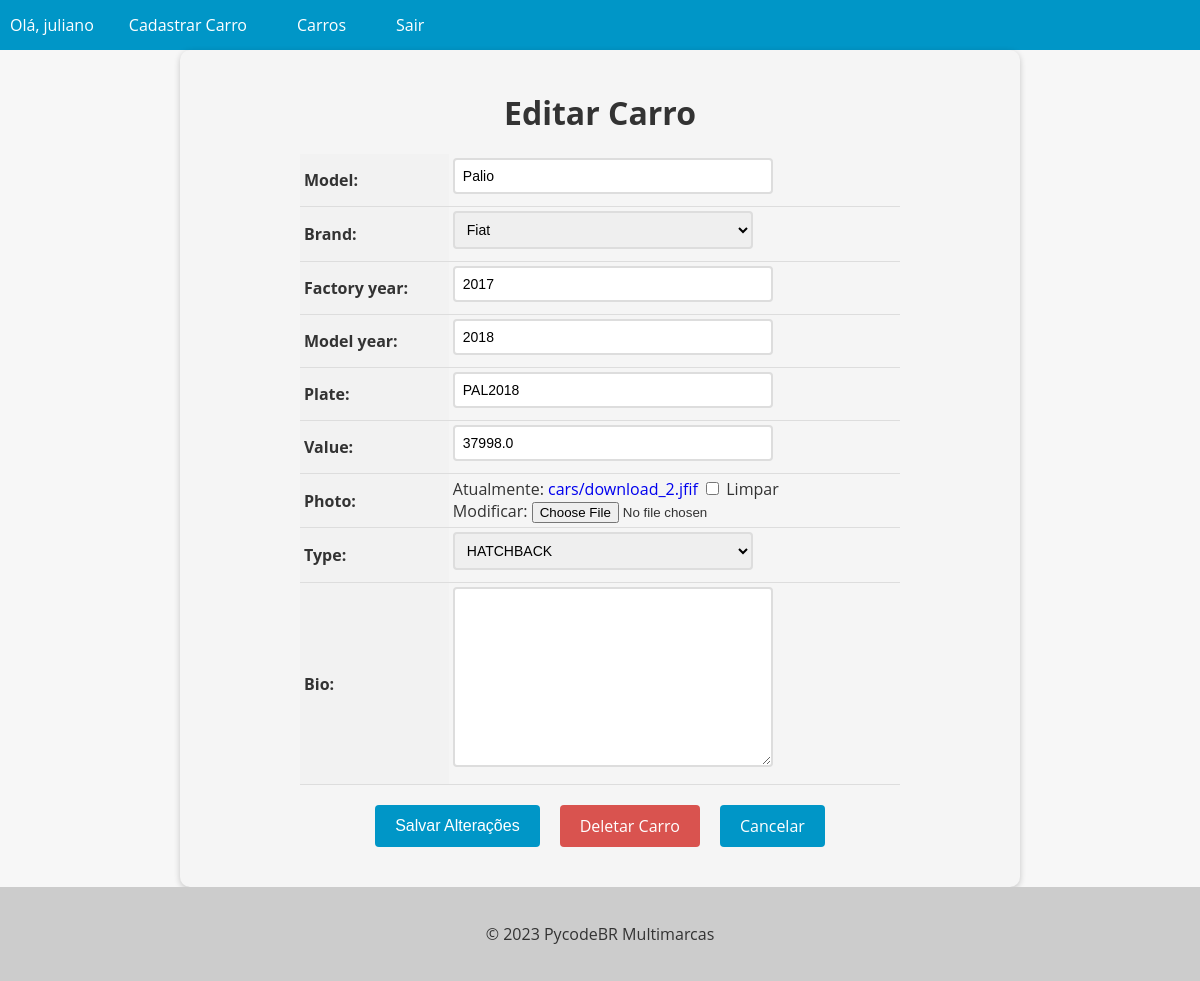
Page /car/6/update/ (signed in) on the earlier database version.
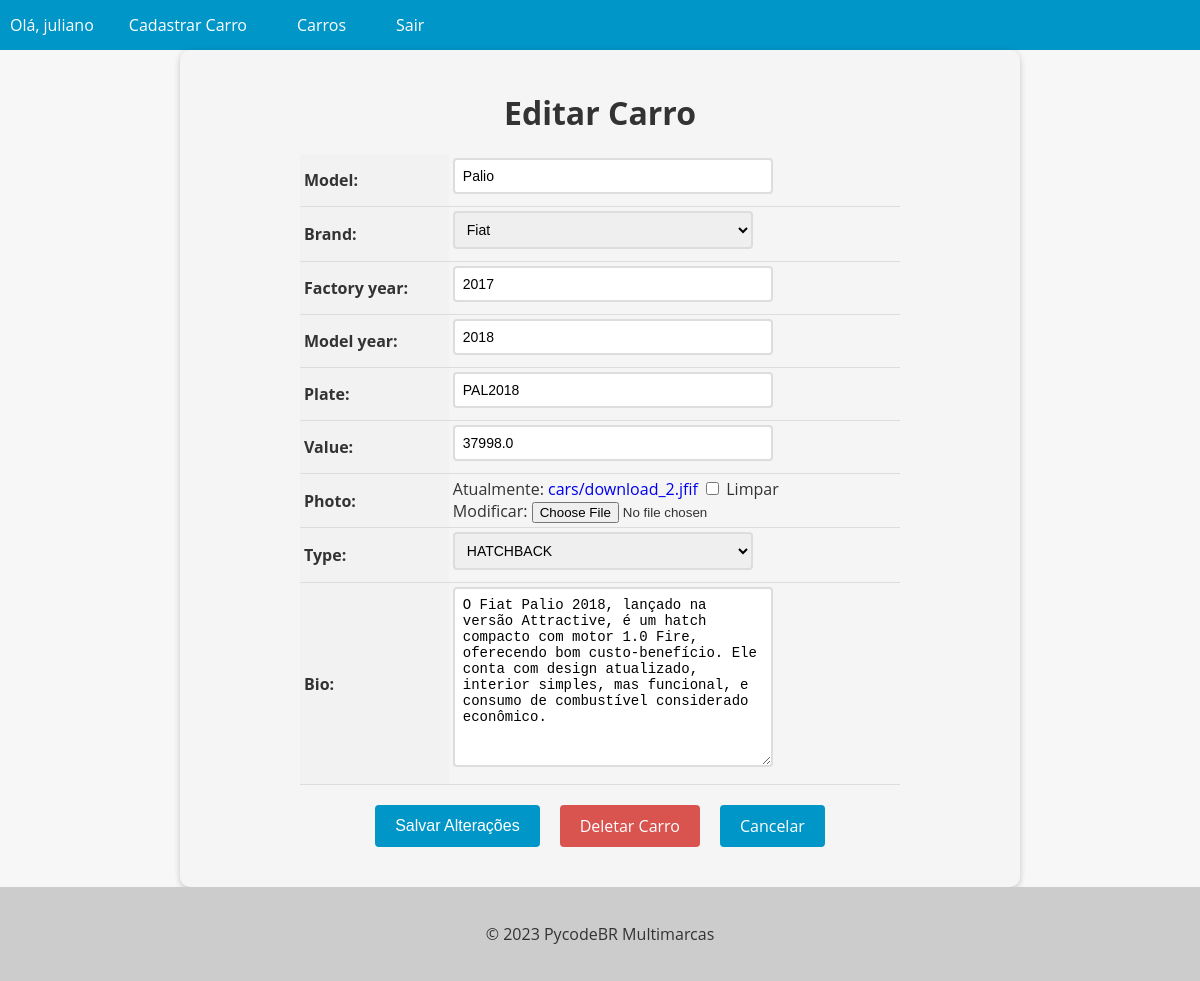
Same page on the later database version.
### cars/models.py (models this page shows, shortened)
class Car(models.Model):
    id = models.AutoField(primary_key=True)
    model = models.CharField(max_length=200)
    brand = models.ForeignKey(Brand, on_delete=models.PROTECT, related_name='brands')
    factory_year = models.IntegerField(blank=True, null=True)
    model_year = models.IntegerField(blank=True, null=True)
    plate = models.CharField(max_length=10, blank=True, null=True)
    value = models.FloatField(blank=True, null=True)
    photo = models.ImageField(upload_to='cars/', blank=True, null=True)
    type = models.ForeignKey(Type, on_delete=models.PROTECT, related_name='type', null=True, blank=True)
    bio = models.TextField(blank=True, null=True)

class Brand(models.Model):
    id = models.AutoField(primary_key=True)
    name = models.CharField(max_length=200)
    def __str__(self):
        return self.name

class Type(models.Model):
    id = models.AutoField(primary_key=True)
    name = models.CharField(max_length=100)
    def __str__(self):
        return self.name

### cars/views.py (the view, shortened to what this page needs)
# urls.py: path('car/<int:pk>/update/', CarUpdateView.as_view(), name='car_update'),
@method_decorator(login_required(login_url='login'), name='dispatch')
class CarUpdateView(UpdateView):
    model = Car
    form_class = CarModelForm
    template_name = 'car_update.html'
    success_url = '/cars/'

### cars/forms.py (shortened to what this page needs)
class CarModelForm(forms.ModelForm):
    class Meta:
        model = Car
        fields = '__all__'

### cars/templates/car_update.html (shortened to what this page needs)
{% extends "base.html" %}
{% block content %}
  <form method="post" enctype="multipart/form-data">
    <h1>Editar Carro</h1>
    <table>
      {{ form.as_table }}
    </table>
    <div>
      <div class="buttons-container">
        <input type="submit" value="Salvar Alterações" class="btn btn-primary">
        <a href="{% url 'car_delete' pk=object.pk %}" class="btn btn-danger">Deletar Carro</a>
        <a href="{% url 'cars_list' %}" class="btn btn-secondary">Cancelar</a>
      </div>
    </div>
  </form>
{% endblock %}

Differences in the rows shown:
changed Car "Palio": bio (not shown) → "O Fiat Palio 2018, lançado na versão Attractive, é um hatch compacto com motor 1.0 Fire, oferecendo bom custo-benefício. Ele conta com design atualizado, interior simples, mas funcional, e consumo de combustível considerado econômico."
